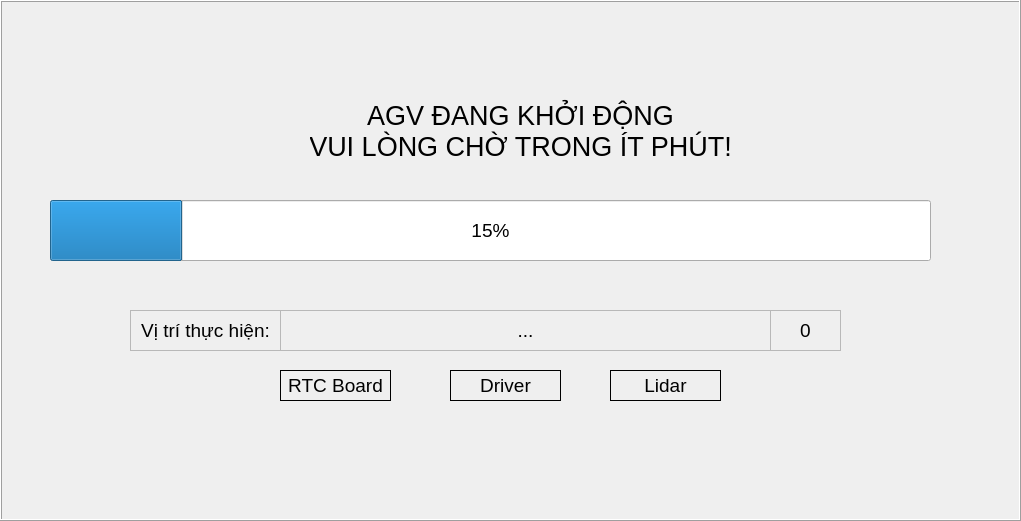
  <widget class="QFrame" name="fr_launch">
   <property name="geometry">
    <rect>
     <x>0</x>
     <y>50</y>
     <width>1021</width>
     <height>521</height>
    </rect>
   </property>
   <property name="autoFillBackground">
    <bool>true</bool>
   </property>
   <property name="frameShape">
    <enum>QFrame::Box</enum>
   </property>
   <property name="frameShadow">
    <enum>QFrame::Raised</enum>
   </property>
   <widget class="QLabel" name="lbv_numberLaunch">
    <property name="geometry">
     <rect>
      <x>770</x>
      <y>310</y>
      <width>71</width>
      <height>41</height>
     </rect>
    </property>
    <property name="font">
     <font>
      <pointsize>14</pointsize>
     </font>
    </property>
    <property name="autoFillBackground">
     <bool>false</bool>
    </property>
    <property name="frameShape">
     <enum>QFrame::StyledPanel</enum>
    </property>
    <property name="text">
     <string>0</string>
    </property>
    <property name="alignment">
     <set>Qt::AlignCenter</set>
    </property>
    <property name="wordWrap">
     <bool>false</bool>
    </property>
   </widget>
   <widget class="QProgressBar" name="pb_launch">
    <property name="geometry">
     <rect>
      <x>50</x>
      <y>200</y>
      <width>881</width>
      <height>61</height>
     </rect>
    </property>
    <property name="font">
     <font>
      <pointsize>14</pointsize>
     </font>
    </property>
    <property name="value">
     <number>15</number>
    </property>
   </widget>
   <widget class="QLabel" name="lbv_launhing">
    <property name="geometry">
     <rect>
      <x>280</x>
      <y>310</y>
      <width>491</width>
      <height>41</height>
     </rect>
    </property>
    <property name="font">
     <font>
      <pointsize>14</pointsize>
     </font>
    </property>
    <property name="autoFillBackground">
     <bool>false</bool>
    </property>
    <property name="frameShape">
     <enum>QFrame::StyledPanel</enum>
    </property>
    <property name="text">
     <string>...</string>
    </property>
    <property name="alignment">
     <set>Qt::AlignCenter</set>
    </property>
    <property name="wordWrap">
     <bool>false</bool>
    </property>
   </widget>
   <widget class="QLabel" name="lb_command">
    <property name="geometry">
     <rect>
      <x>310</x>
      <y>80</y>
      <width>421</width>
      <height>101</height>
     </rect>
    </property>
    <property name="font">
     <font>
      <pointsize>20</pointsize>
     </font>
    </property>
    <property name="text">
     <string>AGV ĐANG KHỞI ĐỘNG
VUI LÒNG CHỜ TRONG ÍT PHÚT!</string>
    </property>
    <property name="alignment">
     <set>Qt::AlignCenter</set>
    </property>
   </widget>
   <widget class="QLabel" name="lb_1">
    <property name="geometry">
     <rect>
      <x>130</x>
      <y>310</y>
      <width>151</width>
      <height>41</height>
     </rect>
    </property>
    <property name="font">
     <font>
      <pointsize>14</pointsize>
     </font>
    </property>
    <property name="autoFillBackground">
     <bool>false</bool>
    </property>
    <property name="frameShape">
     <enum>QFrame::StyledPanel</enum>
    </property>
    <property name="text">
     <string>Vị trí thực hiện:</string>
    </property>
    <property name="alignment">
     <set>Qt::AlignCenter</set>
    </property>
    <property name="wordWrap">
     <bool>false</bool>
    </property>
   </widget>
   <widget class="QLabel" name="lbc_lh_lidar">
    <property name="geometry">
     <rect>
      <x>610</x>
      <y>370</y>
      <width>111</width>
      <height>31</height>
     </rect>
    </property>
    <property name="font">
     <font>
      <pointsize>14</pointsize>
     </font>
    </property>
    <property name="autoFillBackground">
     <bool>false</bool>
    </property>
    <property name="frameShape">
     <enum>QFrame::Box</enum>
    </property>
    <property name="text">
     <string>Lidar</string>
    </property>
    <property name="alignment">
     <set>Qt::AlignCenter</set>
    </property>
    <property name="wordWrap">
     <bool>false</bool>
    </property>
   </widget>
   <widget class="QLabel" name="lbc_lh_driver">
    <property name="geometry">
     <rect>
      <x>450</x>
      <y>370</y>
      <width>111</width>
      <height>31</height>
     </rect>
    </property>
    <property name="font">
     <font>
      <pointsize>14</pointsize>
     </font>
    </property>
    <property name="autoFillBackground">
     <bool>false</bool>
    </property>
    <property name="frameShape">
     <enum>QFrame::Box</enum>
    </property>
    <property name="text">
     <string>Driver</string>
    </property>
    <property name="alignment">
     <set>Qt::AlignCenter</set>
    </property>
    <property name="wordWrap">
     <bool>false</bool>
    </property>
   </widget>
   <widget class="QLabel" name="lbc_lh_rtc">
    <property name="geometry">
     <rect>
      <x>280</x>
      <y>370</y>
      <width>111</width>
      <height>31</height>
     </rect>
    </property>
    <property name="font">
     <font>
      <pointsize>14</pointsize>
     </font>
    </property>
    <property name="autoFillBackground">
     <bool>false</bool>
    </property>
    <property name="frameShape">
     <enum>QFrame::Box</enum>
    </property>
    <property name="text">
     <string>RTC Board</string>
    </property>
    <property name="alignment">
     <set>Qt::AlignCenter</set>
    </property>
    <property name="wordWrap">
     <bool>false</bool>
    </property>
   </widget>
  </widget>
